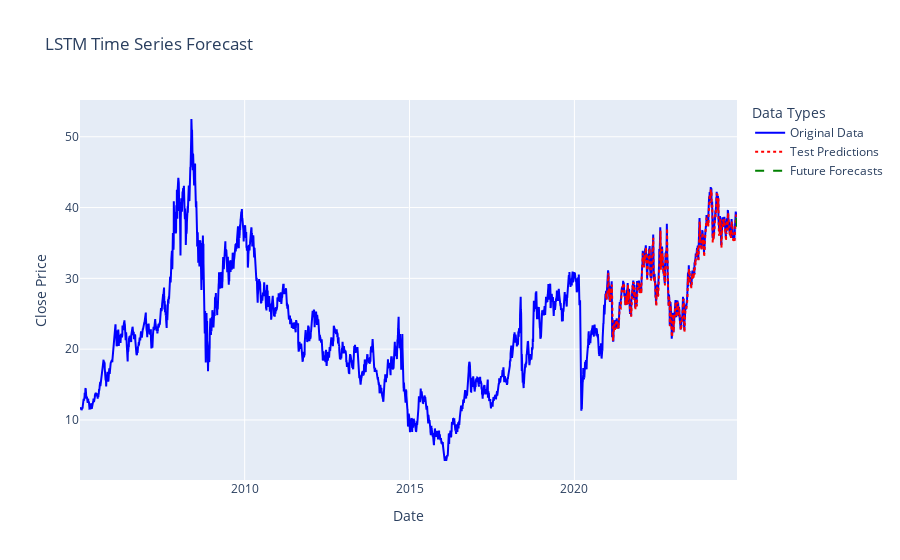

Notebook code cell kept with this figure:
### Code cell
# Load your time series data here
df = pd.read_csv('../dados/raw/PETR4.SA.csv', parse_dates=['Date'], index_col='Date')

# Uncomment and modify the following line with your actual data
results = forecast_with_lstm(df, forecast_days=7)

### Figure 1 — Plotly figure (JSON) as saved in the notebook; plotly's stock layout.template omitted (floating-point values rounded to 4 significant figures; data arrays with more than 128 entries replaced by an {"elided": "..."} marker saying what was removed)
{"data": [{"line": {"color": "blue"}, "mode": "lines", "name": "Original Data", "type": "scatter", "x": {"elided": "4954 str values"}, "y": {"elided": "4954 float values"}}, {"line": {"color": "red", "dash": "dot"}, "mode": "lines", "name": "Test Predictions", "type": "scatter", "x": {"elided": "989 str values"}, "y": {"elided": "989 float values"}}, {"line": {"color": "green", "dash": "dash"}, "mode": "lines", "name": "Future Forecasts", "type": "scatter", "x": ["2024-11-30T00:00:00", "2024-12-01T00:00:00", "2024-12-02T00:00:00", "2024-12-03T00:00:00", "2024-12-04T00:00:00", "2024-12-05T00:00:00", "2024-12-06T00:00:00"], "y": [38.56, 38.29, 37.97, 37.64, 37.28, 36.9, 36.52]}], "layout": {"hovermode": "x unified", "legend": {"title": {"text": "Data Types"}}, "title": {"text": "LSTM Time Series Forecast"}, "xaxis": {"title": {"text": "Date"}}, "yaxis": {"title": {"text": "Close Price"}}}}
